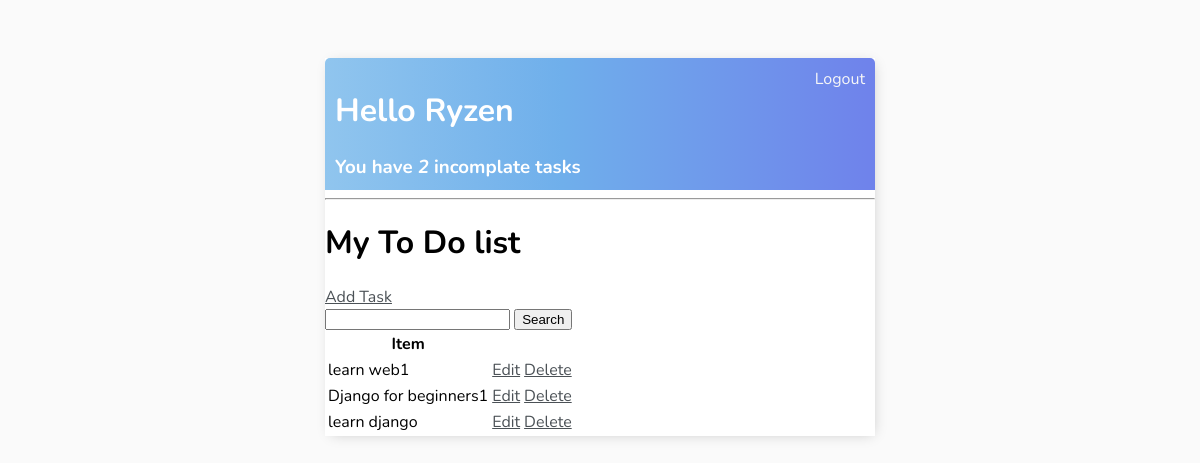
The app's page / (signed in) with its own data.
### base/models.py (models this page shows, shortened)
class Task(models.Model):
    user = models.ForeignKey(User, on_delete=models.CASCADE, null=True, blank=True)
    title = models.CharField(max_length=200)
    description =models.TextField(null=True, blank=True)
    complete = models.BooleanField(default=False)
    created = models.DateTimeField(auto_now_add=True)
    class Meta:
        ordering = ['complete']

### base/views.py (the view)
# urls.py: path('', TaskList.as_view(), name='tasks'),
class TaskList(LoginRequiredMixin, ListView):
    model = Task
    context_object_name = 'tasks'
    def get_context_data(self, **kwargs):
        context = super().get_context_data(**kwargs)
        context['tasks'] = context['tasks'].filter(user=self.request.user)
        context['count'] = context['tasks'].filter(complete=False).count()
        search_input = self.request.GET.get('search-area') or ''
        if search_input:
            context['tasks'] = context['tasks'].filter(title__startswith=search_input)
        context['search_input']=search_input
        return context

### base/templates/base/task_list.html
{% extends 'base/main.html' %}
{% block content %}
<div class="header-bar">
    <div>
        <h1>Hello {{request.user|title}}</h1>
        <h3 style="margin: 0">You have <i>{{count}}</i> incomplate task{{ count|pluralize:"s"}}</h3>
    </div>
    {% if request.user.is_authenticated %}
    <a href="{% url 'logout' %}">Logout</a>
    {% else %}
    <a href="{% url 'login' %}">Login</a>
    {% endif %}
</div>
<div class="main-bar">
    <hr>
    <h1>My To Do list {{color}}</h1>
    <a href="{% url 'task-create' %}">Add Task</a>
    <form method="GET">
        <input type='text' name='search-area'>
        <input type="submit" value='Search'>
    </form>
    <table>
        <tr>
            <th>Item</th>
            <th></th>
        </tr>
        {% for task in tasks %}
        <tr>
            <td>{{task.title}}</td>
            <td><a href="{% url 'task-update' task.id %}">Edit</a></td>
            <td><a href="{% url 'task-delete' task.id %}">Delete</a></td>
        </tr>
        {% empty %}
        <h3>No items in list</h3>
        {% endfor %}
    </table>
</div>
{% endblock content %}

### base/templates/base/main.html (style rules this page uses)
body { background-color: #fafafa; font-family: 'Nunito', sans-serif; padding-top: 50px; }
h1, h2, h3, h4, h5, h6, { font-family: 'Raleway', sans-serif; }
a, p { color: #4b5156 }
.header-bar { display:flex; justify-content: space-between; color:#fff; padding: 10px; border-radius: 5px 5px 0 0; background: linear-gradient(90deg, #90c5ee 0%, #6fafeb 43%, #6f82eb 100%); }
.header-bar a { color: rgb(247, 247, 247); text-decoration: none; }

### records on screen
Task: title "learn web1"
Task: title "Django for beginners1"
Task: title "learn django"

### other values on screen
{{ request.user|title }} "Ryzen"
{{ count }} "2"
